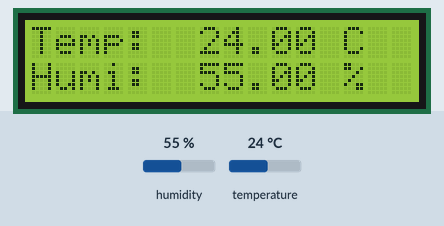
Simulated run of this sketch. Board: ESP8266 (NodeMCU). Shown: 16×2 character LCD. The inputs (shaded band) are chosen by the test bench; at power-on: temperature 24 °C, humidity 55 %. What the sketch prints to the serial monitor is not drawn.

Above: at 1.2 s.
1.3 s: temperature set to 12 °C
At 3.2 s:
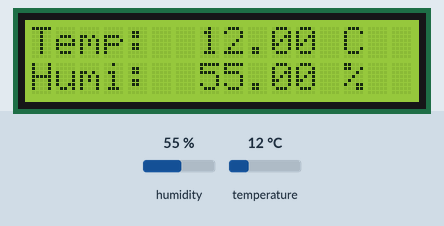
4.0 s: humidity set to 22 %
At 5.1 s:
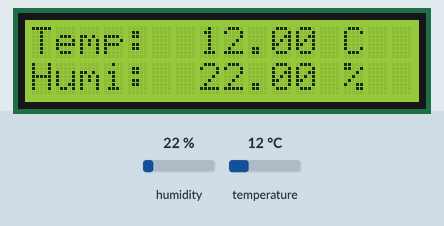
6.7 s: temperature set to 19 °C
At 9.1 s:
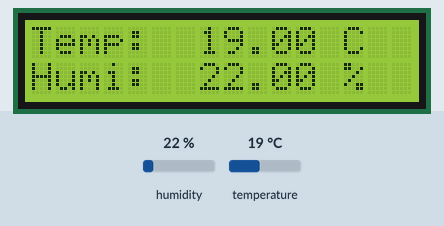
9.8 s: humidity set to 40 %
At 11.1 s:
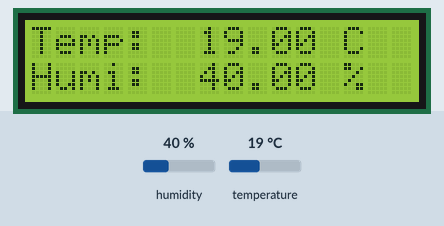
Timing chart, 0 to 12.8 s (numbered marks = the images above; inputs shaded):
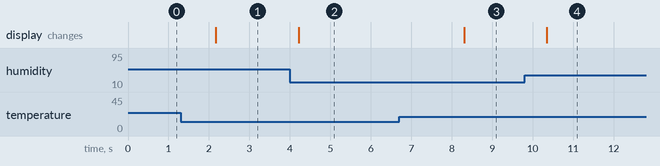

Measured:
- after the input at 1.3 s, the display: changes after 0.87 s (image 1)
- after the input at 4.0 s, the display: changes after 0.21 s (image 2)
- after the input at 6.7 s, the display: changes after 1.6 s (image 3)
- after the input at 9.8 s, the display: changes after 0.55 s (image 4)

The sketch:

sketch_oct19a_iot.ino
```cpp
#include <Adafruit_Sensor.h>
#include <DHT.h>
#include <Wire.h>
#include <LiquidCrystal_I2C.h>

// กำหนดค่าตัวแปร
float temperature;
float humidity;
DHT dht14(D4, DHT11);

LiquidCrystal_I2C lcd(0x3f, 16, 2);

void setup() {
  temperature = 0;
  humidity = 0;
  Serial.begin(9600);
  dht14.begin();

//เริ่มการทำงานของจอ
  lcd.begin();
// ตั้งค่าตำแหน่ง (วรรค,บรรทัด)
  lcd.setCursor(0,0);
  lcd.print("Temp:        C");
  lcd.setCursor(0,1);
  lcd.print("Humi:        %");

}


void loop() {
  humidity = (dht14.readHumidity());
  temperature = (dht14.readTemperature());
  Serial.print("Temperature : C");
  Serial.print(temperature);
  Serial.print("Humidity: ");
  Serial.println(" %");

  lcd.setCursor(7,0);
  lcd.print(temperature);
  lcd.setCursor(7,1);
  lcd.print(humidity);

  delay(1000);
}
```
